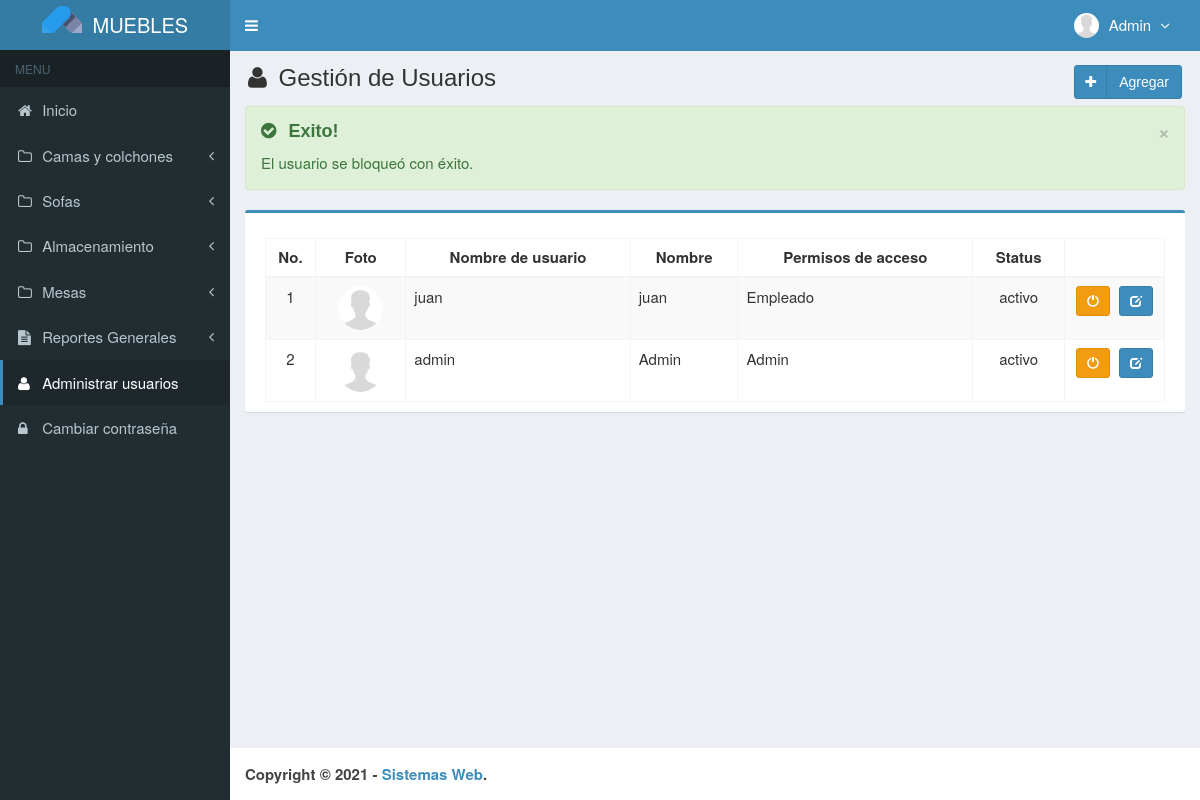
The page /main.php?module=user&alert=4 (signed in) on the database its author committed.
### tables this page shows
CREATE TABLE `usuarios` (
  `id_user` int(3) NOT NULL,
  `username` varchar(50) NOT NULL,
  `name_user` varchar(50) NOT NULL,
  `password` varchar(50) NOT NULL,
  `email` varchar(50) DEFAULT NULL,
  `telefono` varchar(13) DEFAULT NULL,
  `foto` varchar(100) DEFAULT NULL,
  `permisos_acceso` enum('Admin','Empleado') NOT NULL,
  `status` enum('activo','bloqueado') NOT NULL DEFAULT 'activo',
  `created_at` timestamp NOT NULL DEFAULT current_timestamp(),
  `updated_at` timestamp NOT NULL DEFAULT current_timestamp() ON UPDATE current_timestamp()
);

### modules/user/view.php (the view)
<section class="content-header">
  <h1>
    <i class="fa fa-user icon-title"></i> Gestión de Usuarios
    <a class="btn btn-primary btn-social pull-right" href="?module=form_user&form=add" title="Agregar" data-toggle="tooltip">
      <i class="fa fa-plus"></i> Agregar
    </a>
  </h1>
</section>
<section class="content">
  <div class="row">
    <div class="col-md-12">
    <?php
    if (empty($_GET['alert'])) {
      echo "";
    }
    elseif ($_GET['alert'] == 1) {
      echo "<div class='alert alert-success alert-dismissable'>
              <button type='button' class='close' data-dismiss='alert' aria-hidden='true'>&times;</button>
              <h4>  <i class='icon fa fa-check-circle'></i> Exito!</h4>
              Los nuevos datos de usuario se ha registrado correcamente.
            </div>";
    }
    elseif ($_GET['alert'] == 2) {
      echo "<div class='alert alert-success alert-dismissable'>
              <button type='button' class='close' data-dismiss='alert' aria-hidden='true'>&times;</button>
              <h4>  <i class='icon fa fa-check-circle'></i> Exito!</h4>
           Los datos de usuario ha sido cambiado satisfactoriamente.
            </div>";
    }
    elseif ($_GET['alert'] == 3) {
      echo "<div class='alert alert-success alert-dismissable'>
              <button type='button' class='close' data-dismiss='alert' aria-hidden='true'>&times;</button>
              <h4>  <i class='icon fa fa-check-circle'></i> Exito!</h4>
            El usuario ha sido activado correctamente.
            </div>";
    }
    elseif ($_GET['alert'] == 4) {
      echo "<div class='alert alert-success alert-dismissable'>
              <button type='button' class='close' data-dismiss='alert' aria-hidden='true'>&times;</button>
              <h4>  <i class='icon fa fa-check-circle'></i> Exito!</h4>
             El usuario se bloqueó con éxito.
            </div>";
    }
    elseif ($_GET['alert'] == 5) {
      echo "<div class='alert alert-danger alert-dismissable'>
              <button type='button' class='close' data-dismiss='alert' aria-hidden='true'>&times;</button>
              <h4>  <i class='icon fa fa-times-circle'></i> Error!</h4>
             Asegúrese de que el archivo que se sube es correcto.
            </div>";
    }
    elseif ($_GET['alert'] == 6) {
      echo "<div class='alert alert-danger alert-dismissable'>
              <button type='button' class='close' data-dismiss='alert' aria-hidden='true'>&times;</button>
              <h4>  <i class='icon fa fa-times-circle'></i> Error!</h4>
            Asegúrese de que la imagen no es más de 1 MB.
            </div>";
    }
    elseif ($_GET['alert'] == 7) {
      echo "<div class='alert alert-danger alert-dismissable'>
              <button type='button' class='close' data-dismiss='alert' aria-hidden='true'>&times;</button>
              <h4>  <i class='icon fa fa-times-circle'></i> Error!</h4>
             Asegúrese de que el tipo de archivo subido sea  *.JPG, *.JPEG, *.PNG.
            </div>";
    }
    ?>
      <div class="box box-primary">
        <div class="box-body">
          <table id="dataTables1" class="table table-bordered table-striped table-hover">
            <thead>
              <tr>
                <th class="center">No.</th>
                <th class="center">Foto</th>
                <th class="center">Nombre de usuario</th>
                <th class="center">Nombre</th>
                <th class="center">Permisos de acceso</th>
                <th class="center">Status</th>
                <th class="center"></th>
              </tr>
            </thead>
                        <tbody>
            <?php
            $no = 1;
            $query = mysqli_query($mysqli, "SELECT * FROM usuarios ORDER BY id_user DESC")
                                            or die('error: '.mysqli_error($mysqli));
            while ($data = mysqli_fetch_assoc($query)) {
              echo "<tr>
                      <td width='50' class='center'>$no</td>";
                      if ($data['foto']=="") { ?>
                        <td class='center'><img class='img-user' src='images/user/user-default.png' width='45'></td>
                      <?php
                      } else { ?>
                        <td class='center'><img class='img-user' src='images/user/<?php echo $data['foto']; ?>' width='45'></td>
                      <?php
                      }
              echo "  <td>$data[username]</td>
                      <td>$data[name_user]</td>
                      <td>$data[permisos_acceso]</td>
                      <td class='center'>$data[status]</td>
                      <td class='center' width='100'>
                          <div>";
                          if ($data['status']=='activo') { ?>
                            <a data-toggle="tooltip" data-placement="top" title="Bloqueado" style="margin-right:5px" class="btn btn-warning btn-sm" href="modules/user/proses.php?act=off&id=<?php echo $data['id_user'];?>">
                                <i style="color:#fff" class="glyphicon glyphicon-off"></i>
                            </a>
            <?php
                          }
                          else { ?>
                            <a data-toggle="tooltip" data-placement="top" title="activo" style="margin-right:5px" class="btn btn-success btn-sm" href="modules/user/proses.php?act=on&id=<?php echo $data['id_user'];?>">
                                <i style="color:#fff" class="glyphicon glyphicon-ok"></i>
                            </a>
            <?php
                          }
              echo "      <a data-toggle='tooltip' data-placement='top' title='Modificar' class='btn btn-primary btn-sm' href='?module=form_user&form=edit&id=$data[id_user]'>
                                <i style='color:#fff' class='glyphicon glyphicon-edit'></i>
                            </a>
                          </div>
                      </td>
                    </tr>";
              $no++;
            }
            ?>
            </tbody>
          </table>
        </div>
      </div>
    </div>
  </div>
</section><!-- /.content

### top-menu.php (shortened to what this page needs)
<?php
require_once "config/database.php";
$query = mysqli_query($mysqli, "SELECT id_user, name_user, foto, permisos_acceso FROM usuarios WHERE id_user='$_SESSION[id_user]'")
                                or die('error: '.mysqli_error($mysqli));
$data = mysqli_fetch_assoc($query);
?>
<li class="dropdown user user-menu">
  <a href="#" class="dropdown-toggle" data-toggle="dropdown">
  <?php
  if ($data['foto']=="") { ?>
    <img src="images/user/user-default.png" class="user-image" alt="User Image"/>
  <?php
  }
  else { ?>
    <img src="images/user/<?php echo $data['foto']; ?>" class="user-image" alt="User Image"/>
  <?php
  }
  ?>
    <span class="hidden-xs"><?php echo $data['name_user']; ?> <i style="margin-left:5px" class="fa fa-angle-down"></i></span>
  </a>
</li>

### assets/css/style.css (style rules this page uses)
.bg-green, .callout.callout-success, .alert-success, .label-success, .modal-success .modal-body { background-color: #dff0d8 !important; }
.alert-success { border-color: #d6e9c6; }
.btn-social *:first-child { border-right: 1px solid rgba(0, 0, 0, 0.1); bottom: 0; font-size: 1em !important; left: 0; line-height: 32px !important; position: absolute; text-align: center; top: 0; width: 32px !important; }
.content-header { padding: 15px 18px 0; position: relative; }
.center { text-align: center; }
.img-user { border: 1px solid #fff; border-radius: 100%; }
.icon-title { margin-right: 5px; }
body { background-color: #fff; color: #333; font-size: 15px; line-height: 1.42857; }

### rows shown on the page
usuarios: foto (placeholder picture), name_user "Admin", username "admin", permisos_acceso "Admin", status "activo"
usuarios: username "juan", name_user "juan", permisos_acceso "Empleado", status "activo"
